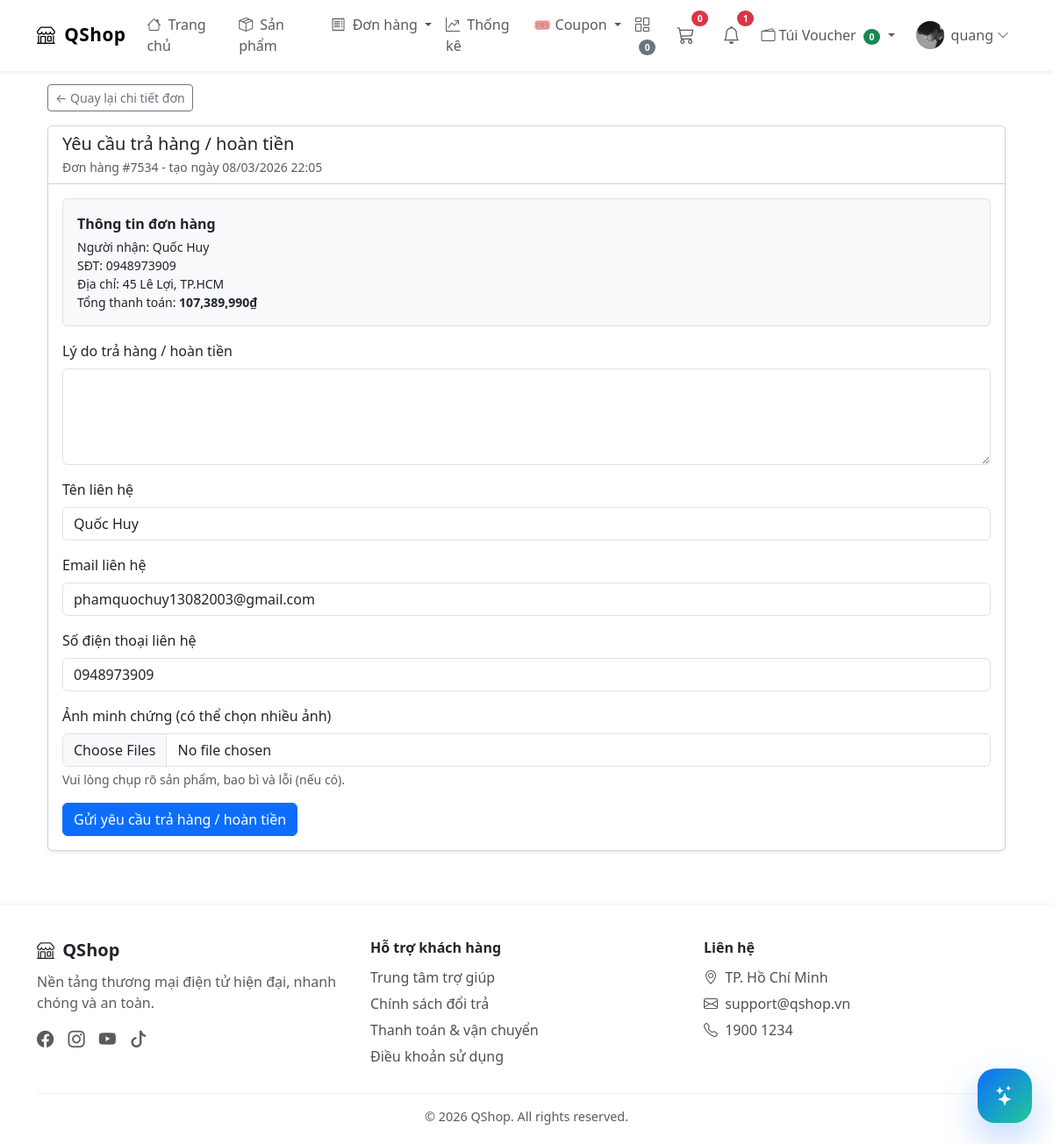
Screenshot of /shops/orders/7534/refund/ (signed in) with the database file from the repository.
### users/models.py (models this page shows, shortened)
class Profile(models.Model):
    user = models.OneToOneField(settings.AUTH_USER_MODEL , on_delete=models.CASCADE)
    photo = models.ImageField(upload_to='users/%Y/%m/%d/', blank=True)
    phone = models.CharField(max_length=20, blank=True)
    address = models.TextField(blank=True)
    latitude = models.FloatField(null=True, blank=True)
    longitude = models.FloatField(null=True, blank=True)
    points = models.IntegerField(default=0)
    lifetime_points = models.IntegerField(default=0)
    minigame_plays = models.IntegerField(default=0)
    standard_voucher_pity = models.PositiveSmallIntegerField(default=0)
    premium_voucher_pity = models.PositiveSmallIntegerField(default=0)
    refund_wallet_balance = models.PositiveIntegerField(default=0)
    RANK_NEWBIE = "Newbie"
    RANK_EXPLORER = "Explorer"
    RANK_SHOPPER = "Shopper"
    RANK_REGULAR = "Regular"
    RANK_PREMIUM = "Premium"
    RANK_GOLD = "Gold Buyer"
    RANK_PLATINUM = "Platinum Buyer"
    RANK_DIAMOND = "Diamond Buyer"
    RANK_ELITE = "Elite Buyer"
    RANK_LEGEND = "Legend Buyer"
    RANK_CHOICES = (
        (RANK_NEWBIE, "Newbie"),
        (RANK_EXPLORER, "Explorer"),
        (RANK_SHOPPER, "Shopper"),
        (RANK_REGULAR, "Regular"),
        (RANK_PREMIUM, "Premium"),
        (RANK_GOLD, "Gold Buyer"),
        (RANK_PLATINUM, "Platinum Buyer"),
        (RANK_DIAMOND, "Diamond Buyer"),
        (RANK_ELITE, "Elite Buyer"),
        (RANK_LEGEND, "Legend Buyer"),
    )
    rank = models.CharField(
        max_length=30,
        choices=RANK_CHOICES,
        default=RANK_NEWBIE
    )

### shops/models.py (models this page shows, shortened)
class Order(models.Model):
    STATUS_PENDING = "Pending"
    STATUS_PROCESSING = "Processing"
    STATUS_SHIPPED = "Shipped"
    STATUS_DELIVERED = "Delivered"
    STATUS_CANCELLED = "Cancelled"
    STATUS_RETURN_REQUESTED = "ReturnRequested"
    STATUS_RETURNED = "Returned"
    STATUS_CHOICES = (
        (STATUS_PENDING, "Pending"),
        (STATUS_PROCESSING, "Processing"),
        (STATUS_SHIPPED, "Shipped"),
        (STATUS_DELIVERED, "Delivered"),
        (STATUS_CANCELLED, "Cancelled"),
        (STATUS_RETURN_REQUESTED, "Yêu cầu hoàn trả"),
        (STATUS_RETURNED, "Đã hoàn trả"),
    )
    user = models.ForeignKey(settings.AUTH_USER_MODEL, on_delete=models.CASCADE, related_name='orders', null=True, blank=True)
    guest_name = models.CharField(max_length=150, blank=True)
    guest_email = models.EmailField(blank=True)
    address = models.CharField(max_length=255)
    phone = models.CharField(max_length=20)
    total_price = models.IntegerField()
    created_at = models.DateTimeField(default=timezone.now)
    updated_at = models.DateTimeField(auto_now=True)
    paid = models.BooleanField(default=False)
    status = models.CharField(max_length=20, choices=STATUS_CHOICES, default=STATUS_PENDING)
    shipping_method = models.CharField(max_length=50, default='Standard')
    shipping_cost = models.IntegerField(default=0)
    coupon = models.ForeignKey('Coupon', on_delete=models.SET_NULL, null=True, blank=True)
    discount = models.IntegerField(default=0)
    qr_token = models.UUIDField(
        default=uuid.uuid4,
        unique=True,
        editable=False
    )
    tracking_code = models.CharField(
        max_length=20,
        default='',
        blank=True
    )
    cancel_reason = models.TextField(blank=True)
    PAYMENT_CHOICES = (
        ('COD', 'Thanh toán khi nhận hàng'),
        ('BANK', 'Chuyển khoản ngân hàng'),
        ('WALLET', 'Thanh toán bằng ví hoàn trả'),
        ('MOMO', 'Chuyển khoản ví điện tử MoMo'),
        ('VNPAY', 'Chuyển khoản ví điện tử VNPAY'),
    )
    payment_method = models.CharField(
        max_length=10,
        choices=PAYMENT_CHOICES,
        default='COD'
    )
    rank_discount = models.IntegerField(default=0)
    @property
    def customer_name(self):
        if self.user_id:
            return self.user.get_full_name() or self.user.username
        return self.guest_name or "Khach hang"
    @property
    def customer_email(self):
        if self.user_id:
            return self.user.email
        return self.guest_email
    class Meta:
        ordering = ('-created_at',)
        indexes = [
            models.Index(fields=["status", "-created_at"]),
            models.Index(fields=["user", "-created_at"]),
            models.Index(fields=["paid", "status"]),
            models.Index(fields=["user", "status", "-created_at"]),
        ]

### shops/views.py (the view)
# urls.py: path('orders/<int:order_id>/refund/', views.refund_request_create, name='refund_request_create'),
@login_required
def refund_request_create(request, order_id):
    order = get_object_or_404(Order.objects.select_related("user"), id=order_id)
    if not _can_manage_after_sales(request, order):
        return HttpResponseForbidden("Bạn không có quyền thao tác với đơn hàng này.")
    if not _can_create_after_sales_request(order):
        messages.error(request, "Chỉ có thể gửi yêu cầu sau khi đơn hàng đã hoàn thành.")
        return redirect("shops:order_detail", order_id=order.id)
    if request.method == "POST":
        form = RefundRequestForm(request.POST, order=order)
        if form.is_valid():
            with transaction.atomic():
                after_sales_request = form.save(commit=False)
                after_sales_request.order = order
                after_sales_request.requested_by = request.user
                after_sales_request.request_type = AfterSalesRequest.TYPE_RETURN
                after_sales_request.save()
                images = request.FILES.getlist("images")
                for image in images:
                    AfterSalesRequestImage.objects.create(
                        after_sales_request=after_sales_request,
                        image=image,
                    )
                ok, error_msg = _apply_status_change(
                    order,
                    Order.STATUS_RETURN_REQUESTED,
                    changed_by=request.user,
                    source="user_return_request",
                )
                if not ok:
                    messages.error(
                        request,
                        f"Đã tạo yêu cầu hoàn trả nhưng không thể cập nhật trạng thái đơn: {error_msg}",
                    )
            request_type_label = after_sales_request.get_request_type_display()
            detail_url = reverse("shops:order_detail", args=[order.id])
            if order.user_id:
                create_notification(
                    user=order.user,
                    notification_type=UserNotification.TYPE_AFTER_SALES,
                    title=f"Đã ghi nhận yêu cầu {request_type_label.lower()}",
                    message=f"Yêu cầu #{after_sales_request.id} cho đơn #{order.id} đang chờ xử lý.",
                    target_url=detail_url,
                )
            notify_staff(
                notification_type=UserNotification.TYPE_AFTER_SALES,
                title=f"Có yêu cầu {request_type_label.lower()} mới",
                message=f"Đơn #{order.id} vừa gửi yêu cầu #{after_sales_request.id}.",
                target_url=detail_url,
            )
            messages.success(request, "Đã gửi yêu cầu trả hàng/hoàn tiền.")
            return redirect("shops:order_detail", order_id=order.id)
        messages.error(request, "Thông tin yêu cầu hoàn trả chưa hợp lệ.")
    else:
        form = RefundRequestForm(order=order)
    return render(
        request,
        "shops/refund_request_form.html",
        {
            "order": order,
            "form": form,
        },
    )

### shops/templates/shops/refund_request_form.html (shortened to what this page needs)
{% extends "shops/base.html" %}
{% load humanize %}
{% block content %}
<div class="container mt-4 mb-5">
  <div class="mb-3">
    <a href="{% url 'shops:order_detail' order.id %}" class="btn btn-outline-secondary btn-sm">
      ← Quay lại chi tiết đơn
    </a>
  </div>
  <div class="card shadow-sm">
    <div class="card-header bg-white">
      <h5 class="mb-0">Yêu cầu trả hàng / hoàn tiền</h5>
      <div class="text-muted small mt-1">
        Đơn hàng #{{ order.id }} - tạo ngày {{ order.created_at|date:"d/m/Y H:i" }}
      </div>
    </div>
    <div class="card-body">
      <div class="mb-3 p-3 border rounded bg-light">
        <div class="fw-semibold mb-1">Thông tin đơn hàng</div>
        <div class="small">
          Người nhận: {{ order.customer_name }}<br>
          SĐT: {{ order.phone }}<br>
          Địa chỉ: {{ order.address }}<br>
          Tổng thanh toán: <strong>{{ order.total_price|intcomma }}₫</strong>
        </div>
      </div>
      <form method="post" enctype="multipart/form-data">
        <div class="mb-3">
          <label class="form-label">Lý do trả hàng / hoàn tiền</label>
          {{ form.reason }}
        </div>
        <div class="mb-3">
          <label class="form-label">Tên liên hệ</label>
          {{ form.contact_name }}
        </div>
        <div class="mb-3">
          <label class="form-label">Email liên hệ</label>
          {{ form.contact_email }}
        </div>
        <div class="mb-3">
          <label class="form-label">Số điện thoại liên hệ</label>
          {{ form.contact_phone }}
        </div>
        <div class="mb-3">
          <label class="form-label">Ảnh minh chứng (có thể chọn nhiều ảnh)</label>
          <input
            type="file"
            name="images"
            class="form-control"
            accept="image/*"
            multiple
          >
          <div class="form-text">
            Vui lòng chụp rõ sản phẩm, bao bì và lỗi (nếu có).
          </div>
        </div>
        <button type="submit" class="btn btn-primary">
          Gửi yêu cầu trả hàng / hoàn tiền
        </button>
      </form>
    </div>
  </div>
</div>
{% endblock %}

### shops/templates/shops/base.html (shortened to what this page needs)
<!doctype html>
{% load static %}
<html lang="vi">
  <head>
    <link
      href="https://cdn.jsdelivr.net/npm/bootstrap@5.3.8/dist/css/bootstrap.min.css"
      rel="stylesheet"
    />
    <link
      rel="stylesheet"
      href="https://cdn.jsdelivr.net/npm/bootstrap-icons@1.11.1/font/bootstrap-icons.css"
    />
  </head>
  <body>
    <nav class="navbar navbar-expand-lg fixed-top glass-nav shadow-sm">
      <div class="container">
        <a class="navbar-brand brand-logo" href="{% url 'shops:index' %}">
          <i class="bi bi-shop me-1"></i> QShop
        </a>
        <div class="collapse navbar-collapse" id="navbar">
          <ul class="navbar-nav me-auto">
            <li class="nav-item">
              <a class="nav-link" href="{% url 'shops:index' %}">
                <i class="bi bi-house me-1"></i> Trang chủ
              </a>
            </li>
            <li class="nav-item">
              <a class="nav-link" href="{% url 'shops:product' %}">
                <i class="bi bi-box-seam me-1"></i> Sản phẩm
              </a>
            </li>
            <li class="nav-item dropdown">
              <a
                class="nav-link dropdown-toggle"
                href="#"
                role="button"
                data-bs-toggle="dropdown"
              >
                <i class="bi bi-receipt me-1"></i> Đơn hàng
              </a>
            </li>
            {% if request.user.is_authenticated and request.user.is_staff or request.user.is_superuser %}
            <li class="nav-item">
              <a class="nav-link" href="{% url 'shops:shop_stats' %}">
                <i class="bi bi-graph-up-arrow me-1"></i> Thống kê
              </a>
            </li>
            {% endif %} {% if user.is_authenticated and perms.shops.view_coupon %}
            <li class="nav-item dropdown">
              <a
                class="nav-link dropdown-toggle"
                href="#"
                role="button"
                data-bs-toggle="dropdown"
              >
                🎟️ Coupon
              </a>
            </li>
            {% endif %}
          </ul>
          <ul class="navbar-nav ms-auto align-items-center">
            <li class="nav-item me-2">
              <a class="nav-link" href="{% url 'shops:compare' %}">
                <i class="bi bi-columns-gap"></i>
                <span class="badge bg-secondary rounded-pill mini-badge"
                  >{{ compare_items_count }}</span
                >
              </a>
            </li>
            <li class="nav-item me-3 position-relative">
              <a class="nav-link" href="{% url 'shops:cart_detail' %}">
                <i class="bi bi-cart3 fs-5"></i>
                <span
                  id="cart-count"
                  class="badge bg-danger rounded-pill cart-badge"
                  >{{ cart_items_count }}</span
                >
              </a>
            </li>
            {% if request.user.is_authenticated %}
            <li class="nav-item dropdown me-2">
              <a
                class="nav-link position-relative"
                href="#"
                role="button"
                data-bs-toggle="dropdown"
                data-notification-dropdown="true"
              >
                <i class="bi bi-bell fs-5"></i>
                {% if navbar_unread_notifications_count %}
                <span class="badge bg-danger rounded-pill cart-badge"
                  >{{ navbar_unread_notifications_count }}</span
                >
                {% endif %}
              </a>
            </li>
            <li class="nav-item dropdown me-2">
              <a
                class="nav-link dropdown-toggle"
                href="#"
                role="button"
                data-bs-toggle="dropdown"
              >
                <i class="bi bi-wallet2 me-1"></i>Túi Voucher
                <span class="badge bg-success rounded-pill mini-badge"
                  >{{ navbar_owned_vouchers_count }}</span
                >
              </a>
            </li>
            <li class="nav-item dropdown">
              <a
                class="nav-link d-flex align-items-center"
                data-bs-toggle="dropdown"
                href="#"
              >
                <img
                  src="{% if request.user.profile.photo %}{{ request.user.profile.photo.url }}{% else %}https://i.pravatar.cc/150?u={{ request.user.id }}{% endif %}"
                  class="rounded-circle me-2"
                  width="32"
                  height="32"
                  style="object-fit: cover"
                />
                {{ request.user.username }}
                <i class="bi bi-chevron-down ms-1 small"></i>
              </a>
            </li>
            {% endif %}
          </ul>
        </div>
      </div>
    </nav>
    <main class="container pt-5 mt-4">
       {% block content %}{% endblock %}
    </main>
    <footer class="site-footer">
      <div class="container">
        <div class="row g-4">
          <div class="col-md-4">
            <h5 class="footer-title"><i class="bi bi-shop me-1"></i> QShop</h5>
            <p class="text-muted">
              Nền tảng thương mại điện tử hiện đại, nhanh chóng và an toàn.
            </p>
            <div class="social-icons mt-2">
              <a href="#"><i class="bi bi-facebook"></i></a>
              <a href="#"><i class="bi bi-instagram"></i></a>
              <a href="#"><i class="bi bi-youtube"></i></a>
              <a href="#"><i class="bi bi-tiktok"></i></a>
            </div>
          </div>
          <div class="col-md-4">
            <h6 class="footer-title">Hỗ trợ khách hàng</h6>
            <a href="#" class="footer-link">Trung tâm trợ giúp</a>
            <a href="#" class="footer-link">Chính sách đổi trả</a>
            <a href="#" class="footer-link">Thanh toán & vận chuyển</a>
            <a href="#" class="footer-link">Điều khoản sử dụng</a>
          </div>
          <div class="col-md-4">
            <h6 class="footer-title">Liên hệ</h6>
            <div class="footer-link">
              <i class="bi bi-geo-alt me-1"></i> TP. Hồ Chí Minh
            </div>
            <div class="footer-link">
              <i class="bi bi-envelope me-1"></i> support@qshop.vn
            </div>
            <div class="footer-link">
              <i class="bi bi-telephone me-1"></i> 1900 1234
            </div>
          </div>
        </div>
        <div class="footer-bottom text-center mt-4">
          © {{ now|default:"2026" }} QShop. All rights reserved.
        </div>
      </div>
    </footer>
    <div class="chatbot-widget">
      <button
        type="button"
        id="chatbot-toggle"
        class="chatbot-toggle"
        aria-label="Mở chatbot"
      >
        <i class="bi bi-stars"></i>
      </button>
    </div>
  </body>
</html>

### rows the page displays
Order: id "7534", created_at "08/03/2026 22:05", customer_name "Quốc Huy", phone "0948973909", address "45 Lê Lợi, TP.HCM", total_price "107,389,990"

### other values shown
{{ compare_items_count }} "0"
{{ cart_items_count }} "0"
{{ navbar_unread_notifications_count }} "1"
{{ navbar_owned_vouchers_count }} "0"
{{ request.user.username }} "quang"
